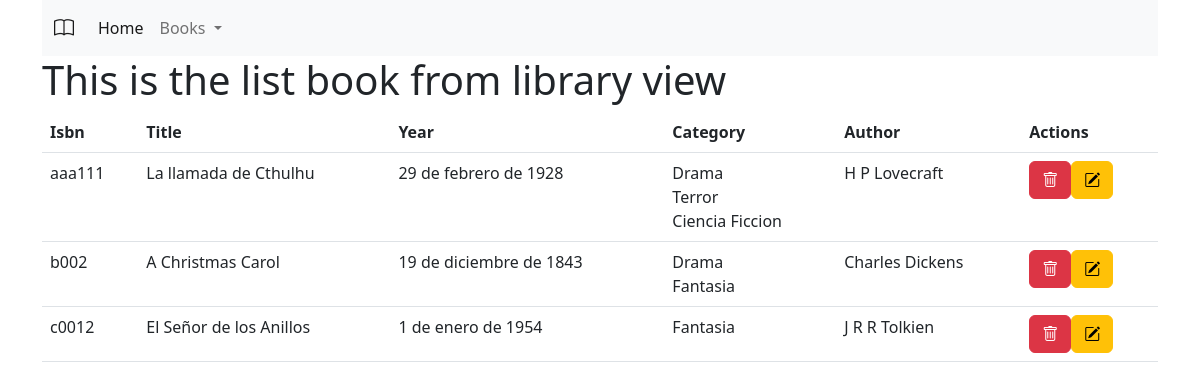
The app's page /book_list/, older data.
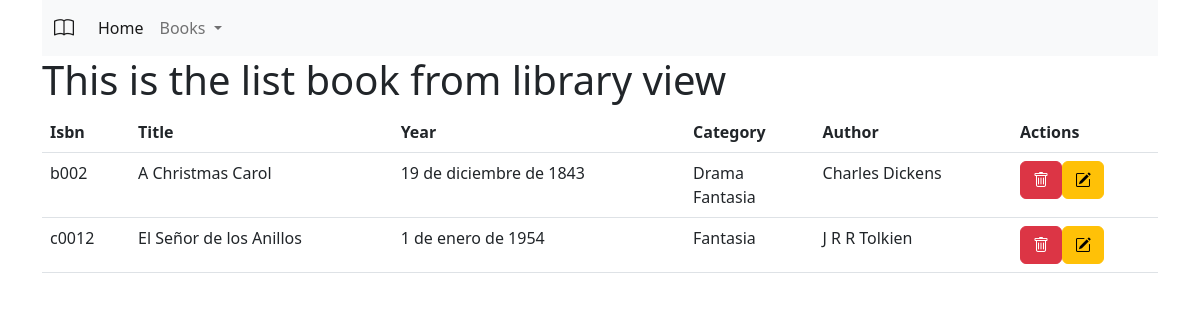
The same page, newer data.
### core/models.py (models this page shows, shortened)
class Book(models.Model):
    isbn = models.CharField(primary_key=True, max_length=10, verbose_name="Isbn")
    title = models.CharField(max_length=50, verbose_name="Título")
    year = models.DateField(verbose_name="Año publicacion")
    description = RichTextField(verbose_name="Descripción")
    category = models.ManyToManyField(Category, verbose_name="Categorias")
    author = models.ForeignKey(Author, verbose_name="Autor", on_delete=models.CASCADE, null=True, blank=True)

class Category(models.Model):
    id = models.UUIDField(primary_key=True, default=uuid.uuid4, editable=False, verbose_name="ID Categoría")
    name = models.CharField(max_length=50, verbose_name="Nombre Categoría")

class Author(models.Model):
    name = models.CharField(primary_key=True, max_length=200, verbose_name="Nombre autor")
    country = models.ForeignKey(Country, verbose_name="Pais autor", on_delete=models.CASCADE, null=True, blank=True)
    def __str__(self) -> str:
        return self.name

### core/views.py (the view)
# urls.py: path('book_list/', bookListView.as_view(), name='book_list'),
class bookListView(ListView):
    model = Book

### core/templates/core/book_list.html
{% extends 'core/base.html' %}
{% block content %}
<h1>This is the list book from library view</h1>
<table class="table">
    <thead>
        <tr>
            <th>Isbn</th>
            <th>Title</th>
            <th>Year</th>
            <th>Category</th>
            <th>Author</th>
            <th>Actions</th>
        </tr>
    </thead>
    <tbody>
        {% for b in book_list %}
        <tr>
            <td>{{ b.isbn }}</td>
            <td>{{ b.title }}</td>
            <td>{{ b.year }}</td>
            <td>
                {% for c in b.category.all %}
                {{ c.name }}
                <br>
                {% endfor %}
            </td>
            <td>
                {{b.author}}
            </td>
            <td>
                <div class="d-flex">
                    <a class="btn btn-danger" href="{% url 'book_deleted' b.isbn %}"><i class="bi bi-trash"></i></a>
                    <a class="btn btn-warning" href="{% url 'book_edit' b.isbn %}"><i class="bi bi-pencil-square"></i></a>
                </div>
            </td>
        </tr>
        {% endfor%}
    </tbody>
</table>
{% endblock %}

### core/templates/core/base.html (shortened to what this page needs)
<!DOCTYPE html>
<html lang="es">
<head>
    <link
        href="https://cdn.jsdelivr.net/npm/bootstrap@5.2.1/dist/css/bootstrap.min.css"
        rel="stylesheet"
>
    <link
        rel="stylesheet"
        href="https://cdn.jsdelivr.net/npm/bootstrap-icons@1.9.1/font/bootstrap-icons.css">
</head>
<body>
    <div class="container">
        <nav class="navbar navbar-expand-lg bg-light">
            <div class="container-fluid">
                <a class="navbar-brand" href="#"><i class="bi bi-book"></i></a>
                <div class="collapse navbar-collapse" id="navbarSupportedContent">
                    <ul class="navbar-nav me-auto mb-2 mb-lg-0">
                        <li class="nav-item">
                            <a class="nav-link active" aria-current="page" href="{% url 'home' %}">Home</a>
                        </li>
                        <li class="nav-item dropdown">
                            <a class="nav-link dropdown-toggle" href="#" role="button" data-bs-toggle="dropdown" aria-expanded="false">
                              Books
                            </a>
                          </li>
                    </ul>
                </div>
            </div>
        </nav>
    </div>
    <div class="container">
        {% block content %}{% endblock %}
    </div>
</body>
</html>

Row changes from the older to the newer data that the page shows:
removed Book: isbn "aaa111", title "La llamada de Cthulhu", year "29 de febrero de 1928", author "H P Lovecraft", Category (name "Drama")
no longer on this page (row unchanged): Category: name "Terror", shown under "aaa111"
no longer on this page (row unchanged): Category: name "Ciencia Ficcion", shown under "aaa111"
